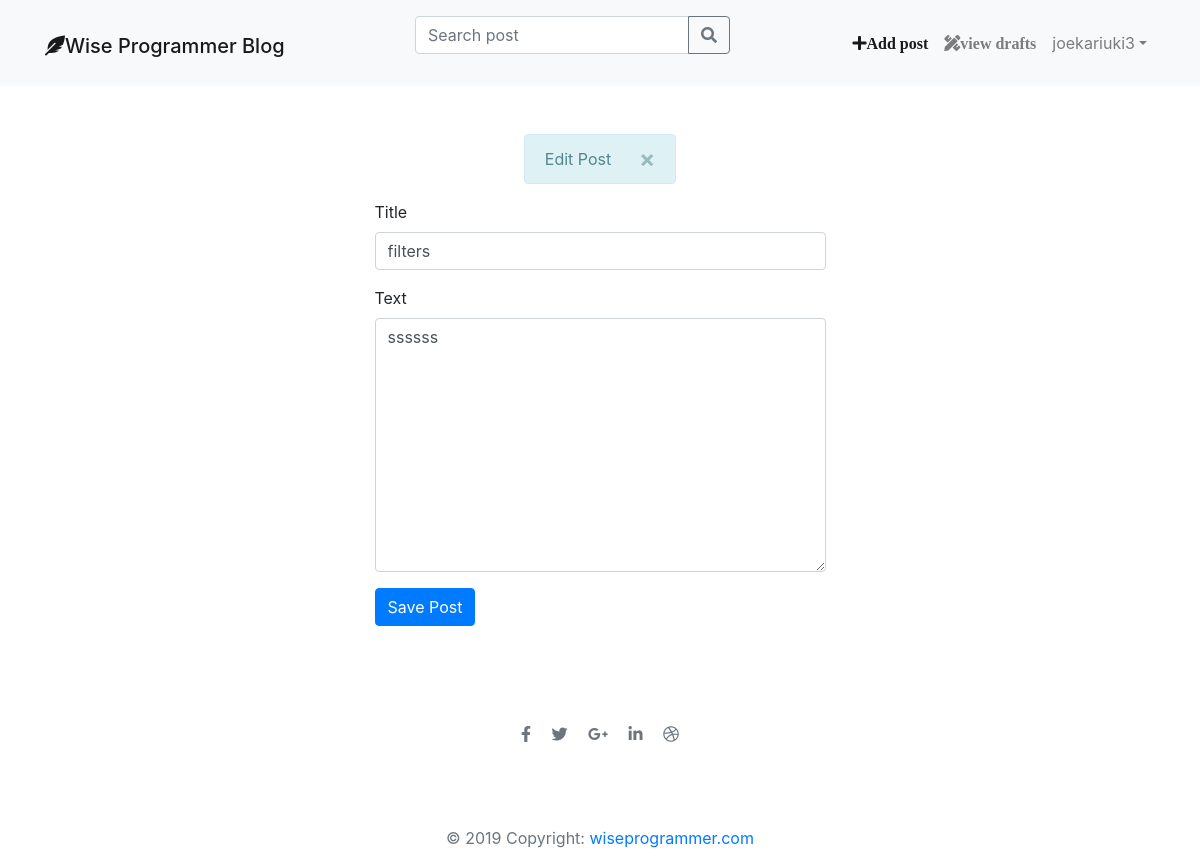
Before: /post/45/edit/ (signed in) with the older database file.
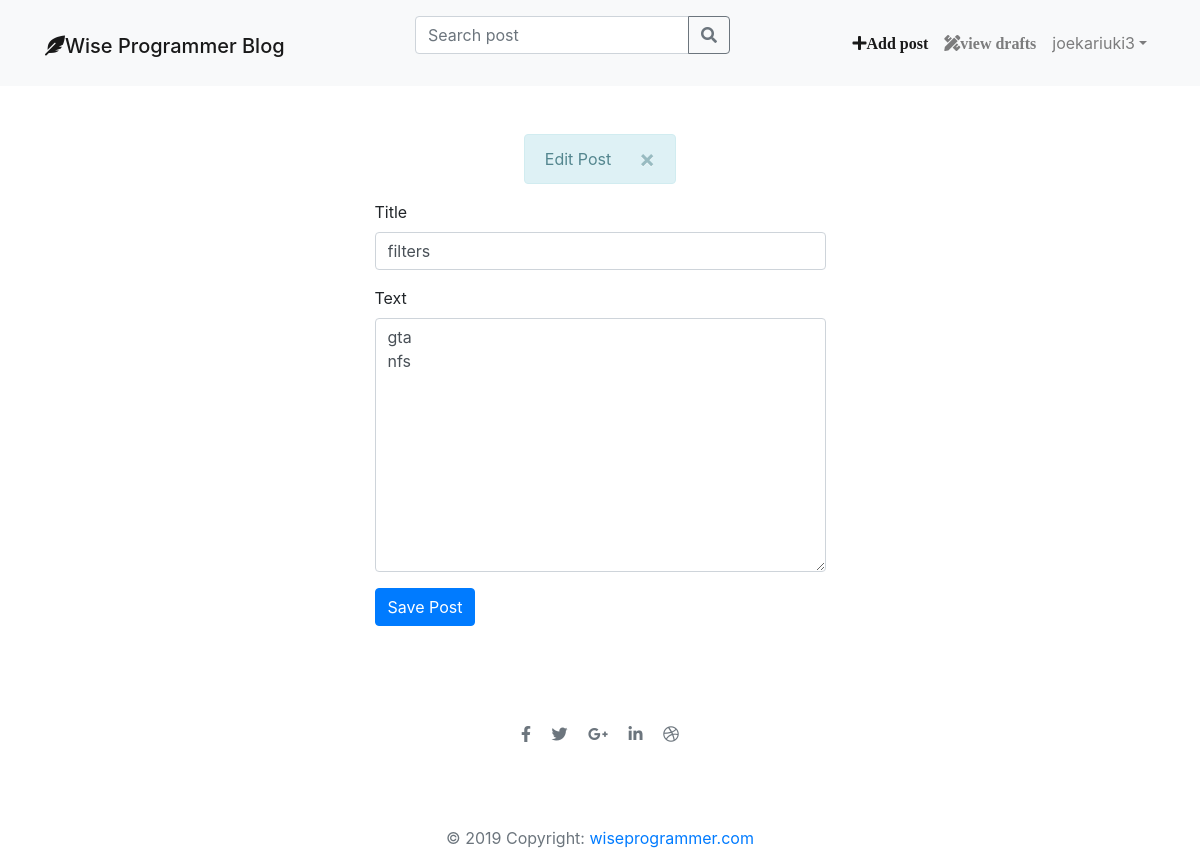
After: the same page with the newer database file.
### blog/models.py (models this page shows, shortened)
class Post(models.Model):
    author = models.ForeignKey('auth.User', on_delete=models.CASCADE)
    title = models.CharField(max_length=10000)
    text = models.TextField()
    created_date = models.DateTimeField(default=timezone.now)
    published_date = models.DateTimeField(blank=True, null=True)
    edited_date = models.DateTimeField(blank=True, null=True)

### blog/views.py (the view)
# urls.py: path('post/<int:pk>/edit/', views.post_edit, name='post_edit'),
@login_required
def post_edit(request, pk):
    post = get_object_or_404(Post, pk=pk)
    if request.method == 'POST':
        form = PostForm(request.POST, instance=post)
        if form.is_valid():
            post = form.save(commit=False)
            post.author = request.user
            post.edited_date = timezone.now()
            post.save()
            messages.success(request, 'Post Updated')
            return redirect('post_detail', pk=post.pk)
    else:
        form = PostForm(instance=post)
        stuff_for_frontend = {'form': form, 'post': post}
        messages.info(request, 'Edit Post')
    return render(request, 'blog/post_edit.html', stuff_for_frontend)

### blog/forms.py
class PostForm(forms.ModelForm):
    title = forms.CharField(widget=forms.TextInput(
        attrs={'class': 'form-control', 'placeholder': 'Post title'}))
    text = forms.CharField(widget=forms.Textarea(
        attrs={'class': 'form-control', 'placeholder': 'Post body'}))
    class Meta:
        model = Post
        fields = ('title', 'text')

### blog/templates/blog/post_edit.html
{% extends 'blog/base.html' %} {% block title%} {{ post.title }} {% endblock%}
{% load crispy_forms_tags %} {% block nav %}
<li class="nav-item active">
  <a class="nav-link" href="{% url 'post_new'%}"
    ><i class="fa fa-plus">Add post</i></a
  >
</li>
<li class="nav-item">
  <a class="nav-link" href="{% url 'post_draft_list' %}"
    ><i class="fas fa-pencil-ruler fa">view drafts</i></a
  >
</li>
{% endblock%} {% block content%}
<div class="container mt-4 mb-4">
    <div class="row justify-content-center">
      <div>
        {% include "message.html" %}
          <form method="POST" >
            {% csrf_token %} {{ form|crispy }}
            <button type="submit" class="btn btn-primary">Save Post</button>
          </form>
      </div>
    </div>
  </div>
{% endblock %}

Changed rows visible on the page:
changed Post "filters": text "ssssss" → "gta nfs"
